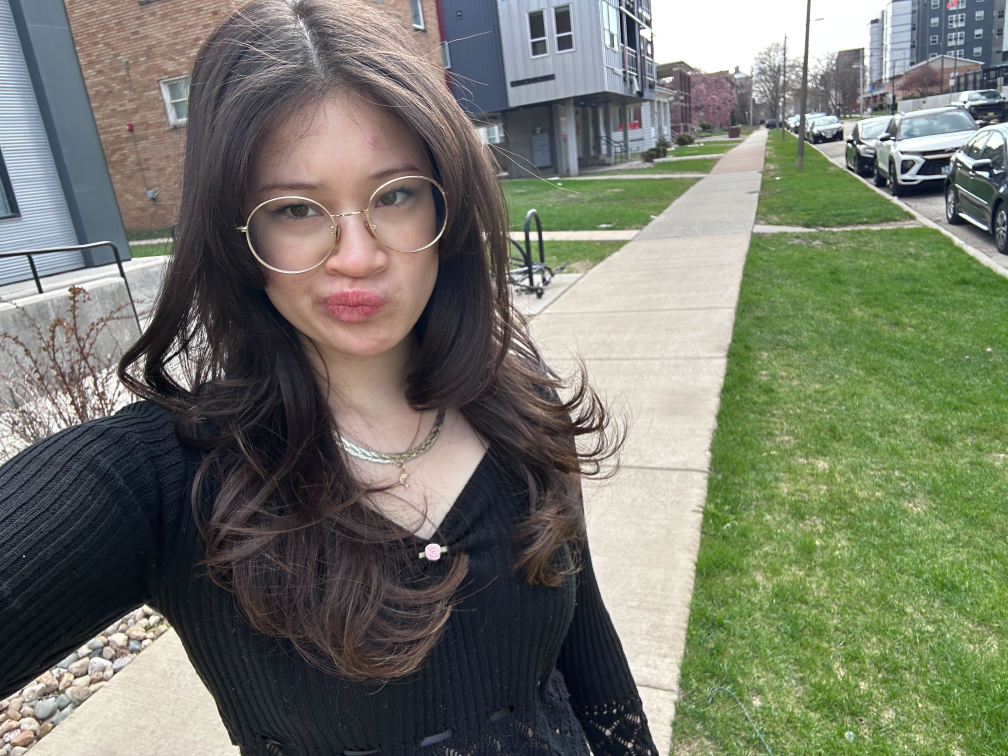
#> input picture server/uploads/Image from iOS (1).jpg, 4032 x 3024 px (shown at 1/4 size)
$ python -i uploadImage.py   (imports and definitions only)
#> lines starting #> are read from the running program, lines starting #| are printed output that depends on the picture; after the words box and inside, x2 and y2 are one past the last pixel; in counts of white or black regions, pixels touching at a corner belong together
import cv2
import numpy as np
from skimage import color
import matplotlib.pyplot as plt

def skinDetection_Cornell(img_path):
    # Load image with proper color normalization [1][6]
#> called with img_path = 'uploads/Image from iOS (1).jpg'
    img = cv2.imread(img_path)
#> img is the input picture: shape (3024, 4032, 3); mean B, G, R 106.1, 119.9, 116.4
    img = cv2.resize(img, (400, 400))
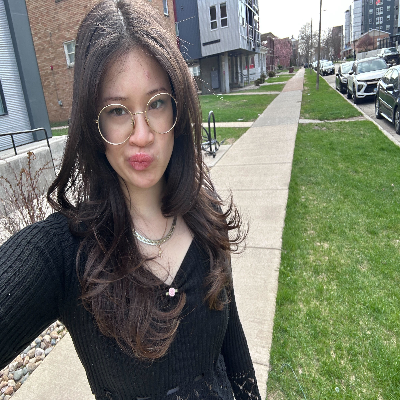
#> img: shape (400, 400, 3); mean B, G, R 106, 119.8, 116.3
    img = cv2.cvtColor(img, cv2.COLOR_BGR2RGB)

    # Apply research paper's combined thresholds [1]
    ycbcr = cv2.cvtColor(img, cv2.COLOR_RGB2YCrCb)
#> ycbcr: shape (400, 400, 3); mean of channels 0, 1, 2 117.2, 127.4, 121.7
    hsv = cv2.cvtColor(img, cv2.COLOR_RGB2HSV)
#> hsv: shape (400, 400, 3); mean H, S, V 67.8, 65, 128.2

    # RGB thresholds from paper (Section 4)
    r = img[:,:,0]; g = img[:,:,1]; b = img[:,:,2]
#> after `b = img[:, :, 2]`:
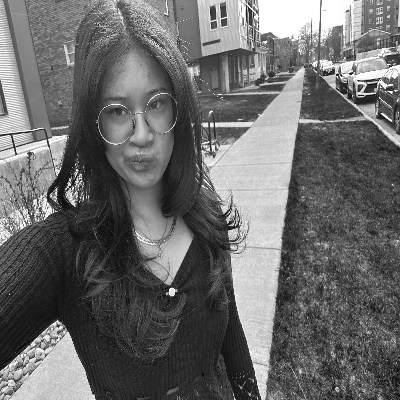
#> b: shape (400, 400); min 0, max 255, mean 106
    rgb_mask = (
        (r > 95) & (g > 40) & (b > 20) &
        (r > g) & (r > b) & (np.abs(r - g) > 15)
    )
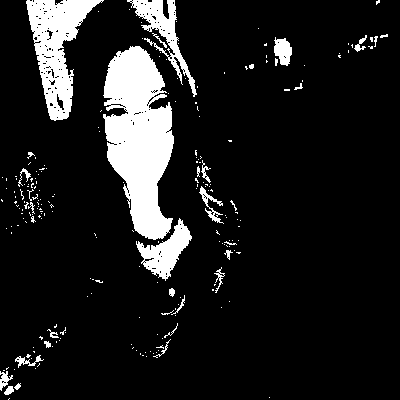
#> rgb_mask: shape (400, 400) bool; 11.6% white; 219 white regions (188 under 20 px), largest, box (x1, y1, x2, y2) and area: (103, 46, 174, 240) 8984, (26, 0, 104, 121) 4109, (127, 0, 197, 97) 1641

    # YCbCr thresholds from paper (Section 4)
    cr = ycbcr[:,:,1]; cb = ycbcr[:,:,2]
#> after `cb = ycbcr[:, :, 2]`:
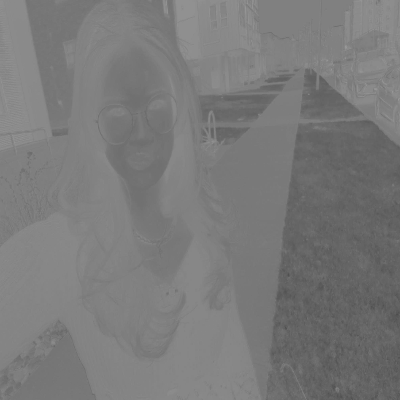
#> cb: shape (400, 400); min 77, max 153, mean 121.7
    ycbcr_mask = (
        (ycbcr[:,:,0] > 80) &
        (cb >= 85) & (cb <= 135) &
        (cr >= 135) & (cr <= 173)
    )
#> ycbcr_mask: shape (400, 400) bool; 13.1% white; 358 white regions (330 under 20 px), largest, box (x1, y1, x2, y2) and area: (102, 45, 192, 283) 10776, (26, 0, 105, 121) 4421, (126, 0, 199, 112) 2008

    # HSV thresholds from paper (Section 4)
    h = hsv[:,:,0]; s = hsv[:,:,1]
#> after `h = hsv[:, :, 0]`:
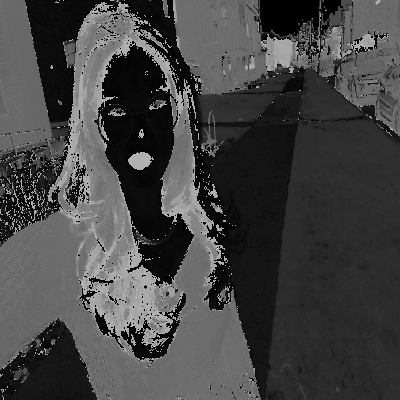
#> h: shape (400, 400); min 0, max 179, mean 67.8
#> after `s = hsv[:, :, 1]`:
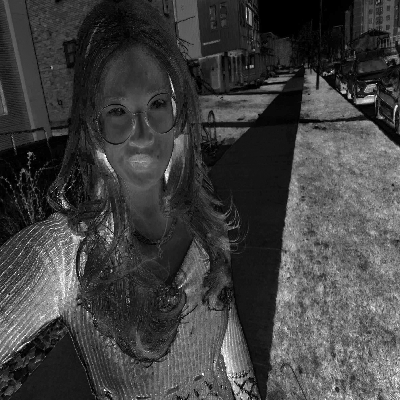
#> s: shape (400, 400); min 0, max 255, mean 65
    hsv_mask = (
        (h >= 0) & (h <= 50) &
        (s >= 0.23*255) & (s <= 0.68*255)
    )
#> hsv_mask: shape (400, 400) bool; 28.3% white; 559 white regions (516 under 20 px), largest, box (x1, y1, x2, y2) and area: (266, 120, 400, 400) 31463, (101, 85, 174, 237) 5083, (300, 69, 363, 121) 1682

    # Combined mask using logical AND [1]
    final_mask = rgb_mask & ycbcr_mask & hsv_mask
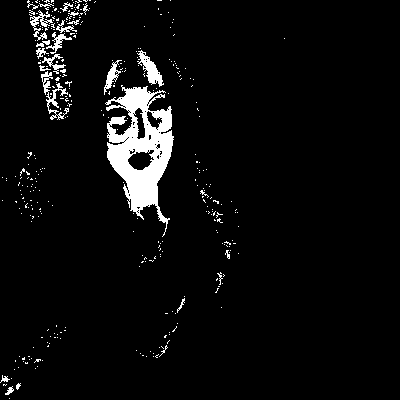
#> final_mask: shape (400, 400) bool; 4.8% white; 345 white regions (320 under 20 px), largest, box (x1, y1, x2, y2) and area: (105, 85, 174, 237) 4838, (137, 50, 164, 87) 380, (41, 71, 69, 120) 373

    # Perceptual color processing in LAB space [6]
    lab_img = color.rgb2lab(img[final_mask])

    # Weighted median calculation (avoids dark bias)
    weights = np.array([0.2, 0.5, 0.3])  # Emphasize L-channel
    weighted_median = np.median(lab_img * weights, axis=0) / weights
#> weighted_median = [53.41, 9.4, 10.77]

    # LAB to RGB conversion with brightness compensation
    lab_array = np.array([[weighted_median]], dtype=np.float32)
#> lab_array = [[53.41, 9.4, 10.77]]
    rgb_dominant = color.lab2rgb(lab_array)[0][0] * 255
#> rgb_dominant = [150.5, 121.4, 109.5]

    # Gamma correction (2.2) to counteract dark outputs
    rgb_corrected = 255 * (rgb_dominant/255) ** (1/2.2)
#> rgb_corrected = [200.6, 182, 173.7]

    # HEX conversion with clamping
    hex_color = '#{:02x}{:02x}{:02x}'.format(
        *np.clip(rgb_corrected, 0, 255).astype(int)
    )
#> hex_color = '#c8b6ad'

    return rgb_corrected.astype(int), hex_color, final_mask


# [86 lines left out: functions enhanced_skin_detection, get_perceptual_median_color, display_results, process_image_enhanced, not called in this run]

>>> result = skinDetection_Cornell('uploads/Image from iOS (1).jpg')

$ run again, on server/uploads/Image from iOS (2).jpg
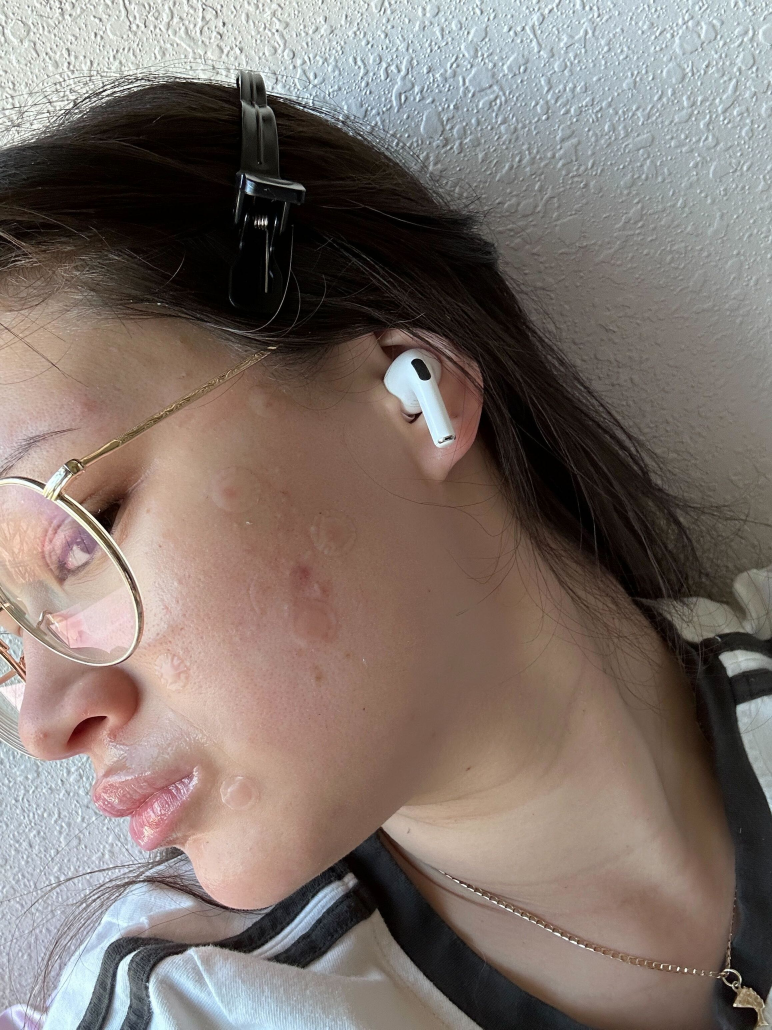
#> input picture server/uploads/Image from iOS (2).jpg, 2316 x 3088 px (shown at 1/3 size)
#> in skinDetection_Cornell, img is the input picture: shape (3088, 2316, 3); mean B, G, R 108.4, 114.6, 126.5
#> ycbcr: shape (400, 400, 3); mean of channels 0, 1, 2 117.3, 134.5, 122.9
#> hsv: shape (400, 400, 3); mean H, S, V 35.9, 67.1, 130.1
#> in skinDetection_Cornell, `rgb_mask = ( (r > 95) & (g > 40) & (b > 20) & (r > g) & (r > b) & (np...`:
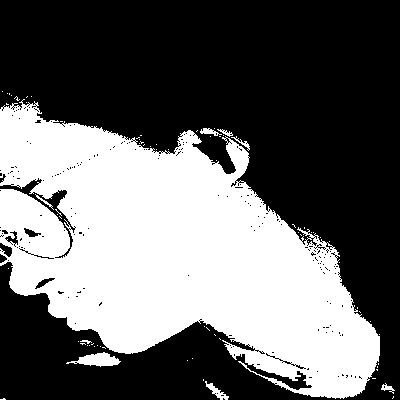
#> rgb_mask: shape (400, 400) bool; 40.5% white; 75 white regions (66 under 20 px), largest, box (x1, y1, x2, y2) and area: (0, 99, 380, 399) 63783, (66, 352, 121, 367) 438, (205, 381, 229, 400) 146
#> ycbcr_mask: shape (400, 400) bool; 41.1% white; 78 white regions (70 under 20 px), largest, box (x1, y1, x2, y2) and area: (0, 96, 380, 399) 64410, (65, 351, 121, 367) 519, (185, 367, 235, 400) 386
#> hsv_mask: shape (400, 400) bool; 41.8% white; 649 white regions (630 under 20 px), largest, box (x1, y1, x2, y2) and area: (0, 32, 388, 400) 61547, (16, 257, 76, 296) 1420, (0, 202, 56, 229) 653
#> in skinDetection_Cornell, `final_mask = rgb_mask & ycbcr_mask & hsv_mask`:
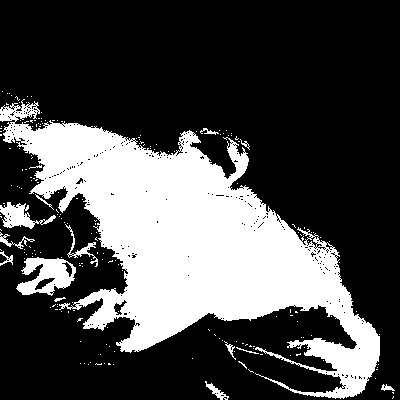
#> final_mask: shape (400, 400) bool; 29.3% white; 200 white regions (186 under 20 px), largest, box (x1, y1, x2, y2) and area: (0, 99, 380, 399) 43624, (16, 257, 76, 296) 1338, (0, 202, 56, 229) 653
#> weighted_median = [48.2, 9.55, 12.79]
#> lab_array = [[48.2, 9.55, 12.79]]
#> rgb_dominant = [137.9, 108.2, 93.36]
#> rgb_corrected = [192.9, 172.7, 161.5]
#> hex_color = '#c0aca1'

$ run again, on server/uploads/Image from iOS.jpg
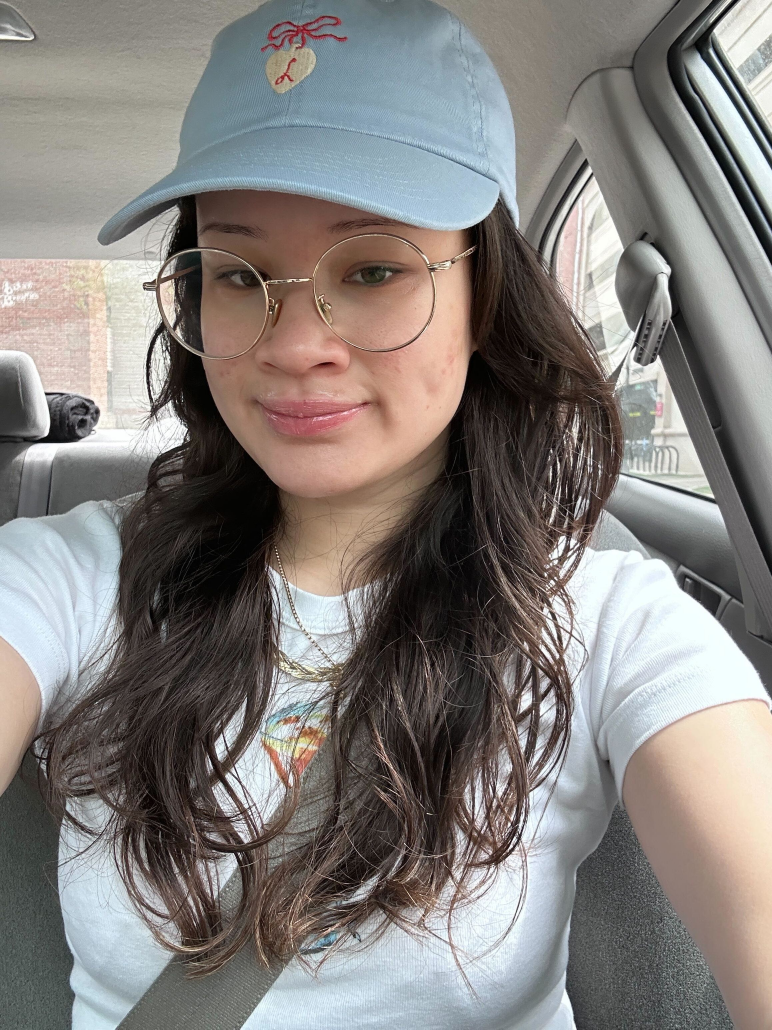
#> input picture server/uploads/Image from iOS.jpg, 2316 x 3088 px (shown at 1/3 size)
#> in skinDetection_Cornell, img is the input picture: shape (3088, 2316, 3); mean B, G, R 124.3, 127.3, 131.9
#> ycbcr: shape (400, 400, 3); mean of channels 0, 1, 2 128.2, 130.5, 125.7
#> hsv: shape (400, 400, 3); mean H, S, V 47.4, 43, 137.7
#> in skinDetection_Cornell, `rgb_mask = ( (r > 95) & (g > 40) & (b > 20) & (r > g) & (r > b) & (np...`:
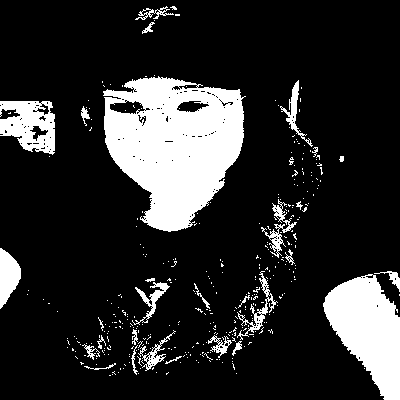
#> rgb_mask: shape (400, 400) bool; 17.2% white; 364 white regions (334 under 20 px), largest, box (x1, y1, x2, y2) and area: (103, 76, 246, 232) 14604, (323, 274, 400, 400) 5876, (0, 101, 55, 155) 2022
#> ycbcr_mask: shape (400, 400) bool; 18.4% white; 537 white regions (504 under 20 px), largest, box (x1, y1, x2, y2) and area: (102, 78, 247, 232) 14237, (322, 271, 400, 400) 6341, (0, 101, 56, 158) 2359
#> hsv_mask: shape (400, 400) bool; 23.4% white; 768 white regions (737 under 20 px), largest, box (x1, y1, x2, y2) and area: (57, 74, 322, 380) 32293, (330, 289, 400, 396) 1683, (3, 267, 38, 303) 332
#> in skinDetection_Cornell, `final_mask = rgb_mask & ycbcr_mask & hsv_mask`:
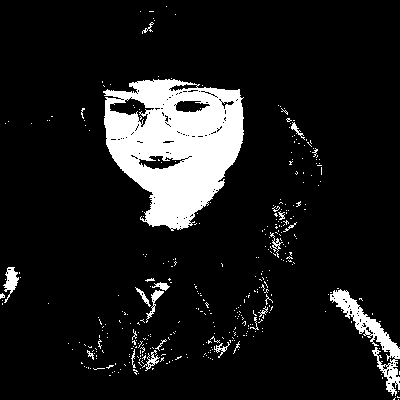
#> final_mask: shape (400, 400) bool; 10.9% white; 380 white regions (357 under 20 px), largest, box (x1, y1, x2, y2) and area: (103, 79, 244, 231) 13603, (330, 289, 400, 396) 1683, (3, 267, 19, 303) 262
#> weighted_median = [56.42, 11.26, 15.6]
#> lab_array = [[56.42, 11.26, 15.6]]
#> rgb_dominant = [163.9, 127.6, 108.8]
#> rgb_corrected = [208.6, 186.2, 173.1]
#> hex_color = '#d0baad'

$ run again, on server/uploads/WIN_20250419_17_59_39_Pro.jpg
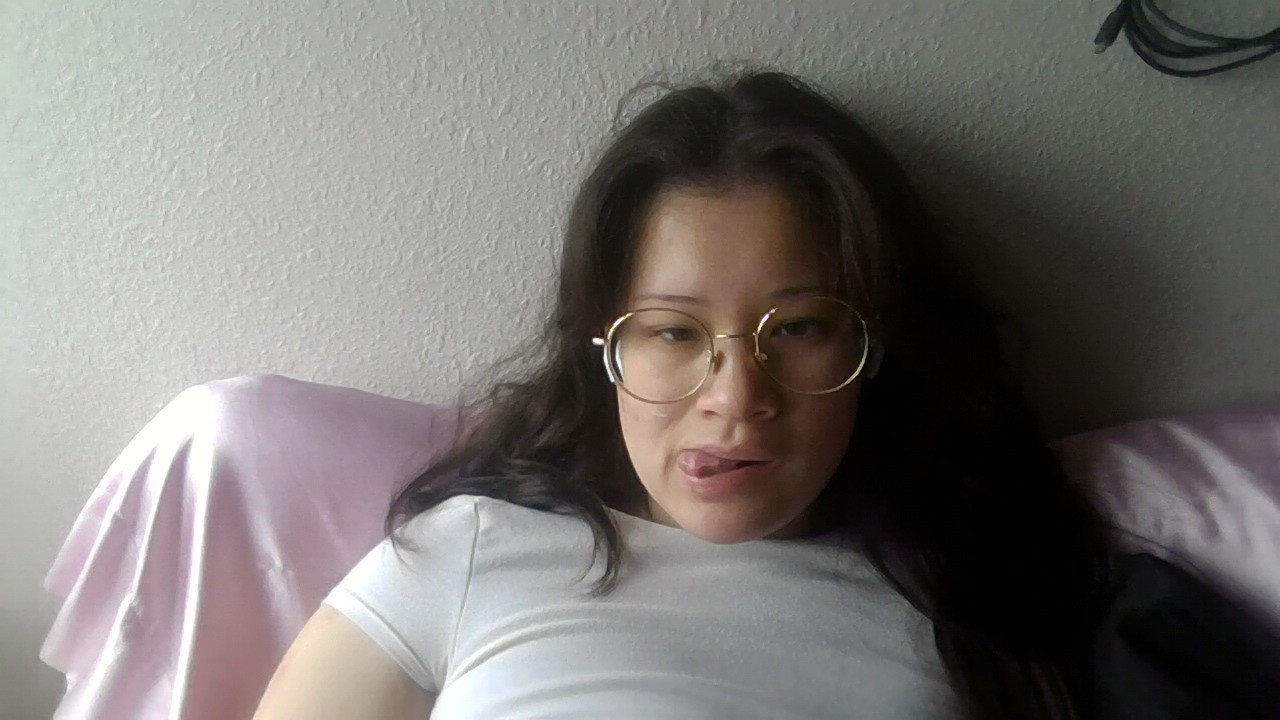
#> input picture server/uploads/WIN_20250419_17_59_39_Pro.jpg, 1280 x 720 px
#> in skinDetection_Cornell, img is the input picture: shape (720, 1280, 3); mean B, G, R 113.1, 116, 119.6
#> ycbcr: shape (400, 400, 3); mean of channels 0, 1, 2 116.7, 130, 126
#> hsv: shape (400, 400, 3); mean H, S, V 57.9, 45.7, 121.1
#> rgb_mask: shape (400, 400) bool; 11.4% white; 31 white regions (24 under 20 px), largest, box (x1, y1, x2, y2) and area: (57, 212, 152, 400) 8272, (193, 104, 243, 302) 6853, (31, 254, 60, 400) 1679
#> ycbcr_mask: shape (400, 400) bool; 12% white; 21 white regions (14 under 20 px), largest, box (x1, y1, x2, y2) and area: (57, 212, 155, 400) 9530, (188, 104, 242, 302) 6609, (31, 254, 60, 400) 1732
#> hsv_mask: shape (400, 400) bool; 13.6% white; 216 white regions (203 under 20 px), largest, box (x1, y1, x2, y2) and area: (165, 53, 354, 311) 20487, (315, 373, 337, 400) 221, (283, 310, 298, 347) 129
#> in skinDetection_Cornell, `final_mask = rgb_mask & ycbcr_mask & hsv_mask`:
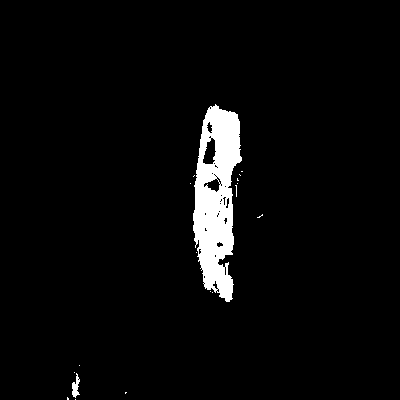
#> final_mask: shape (400, 400) bool; 3.9% white; 18 white regions (16 under 20 px), largest, box (x1, y1, x2, y2) and area: (193, 104, 242, 302) 6042, (72, 373, 80, 398) 110
#> weighted_median = [53.54, 8.65, 15.12]
#> lab_array = [[53.54, 8.65, 15.12]]
#> rgb_dominant = [151.9, 122, 102.4]
#> rgb_corrected = [201.5, 182.4, 168.4]
#> hex_color = '#c9b6a8'
